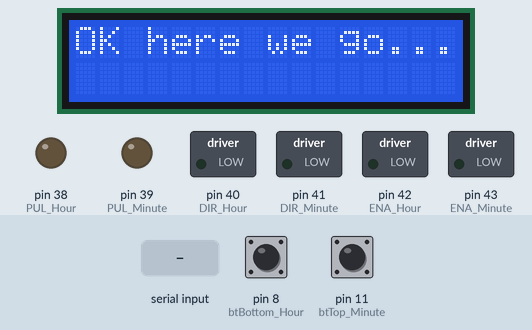
A sketch run on a simulated Arduino Mega 2560, built with avr-gcc and run on an emulated ATmega2560. Parts: 16×2 character LCD, switched loads named in the sketch (green lamp = pin HIGH), output pins drawn as LEDs (lit = HIGH). Inputs (shaded band) come from the test bench; at power-on: pin 8 (btBottom_Hour) HIGH, pin 11 (btTop_Minute) HIGH. What the sketch prints to the serial monitor is not drawn.

Above: at 1.7 s.
1.8 s: "90,45,200\n" received over Serial
At 4.7 s:
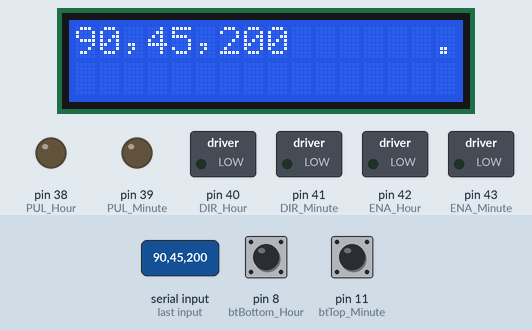
4.8 s: "30,150,10\n" received over Serial
7.8 s: pin 8 (btBottom_Hour) pulled LOW for 3.2 s
At 10.3 s:
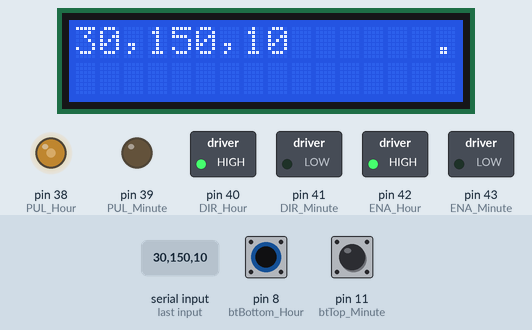
12.6 s: "0\n" received over Serial
At 14.7 s:
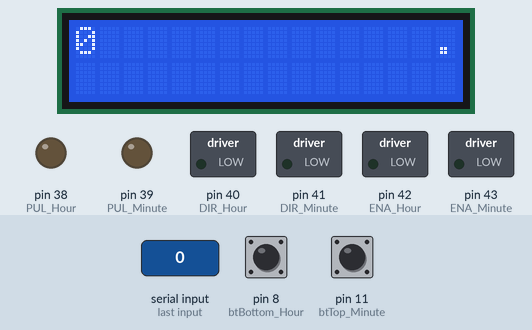
Timing chart, 0 to 16.2 s (numbered marks = the images above; inputs shaded):
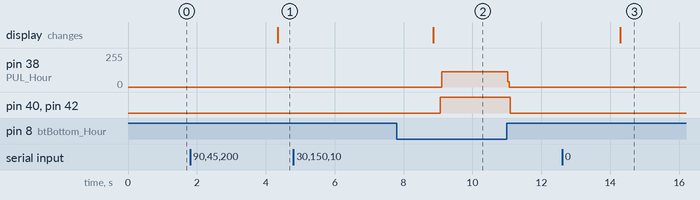

The sketch:

LegoClockSetup.ino
```cpp
/*
      Lego Clock
      Created 22/11/2018

      Last updated 15/12/2018
  */


#include <SoftwareSerial.h>
#include <LiquidCrystal_I2C.h>

SoftwareSerial esp8266Module(9,10); //RX,TX
String hourStr = "";
String minuteStr="";
String dateTimeVal = "";
String dateString = "";
int hourInt = 0;
int minuteInt=0;
int lastCheckCount =0;

LiquidCrystal_I2C lcd(0x3F, 2, 1, 0, 4, 5, 6, 7, 3, POSITIVE);  // Set the LCD I2C address, if it's not working try 0x27.


//Stepper Motor Control

//threshold buttons
const int btTop_Hour    = 9;
const int btBottom_Hour = 8;

const int btTop_Minute    = 11;
const int btBottom_Minute = 10;

int btStateTopHour = 0;
int btStateBottomHour = 0;

int btStateTopMinute = 0;
int btStateBottomMinute = 0;

//Stepper connections
const int PUL_Hour = 38; //define Pulse pin
const int DIR_Hour = 40; //define Direction pin
const int ENA_Hour = 42; //define Enable Pin

const int PUL_Minute = 39; //define Pulse pin
const int DIR_Minute = 41;//define Direction pin
const int ENA_Minute = 43;//define Enable Pin

void setup() {
  lcd.begin(16,2);   // iInit the LCD for 16 chars 2 lines
  lcd.backlight();   // Turn on the backligt (try lcd.noBaklight() to turn it off)
  Serial.begin(9600);
  Serial.println("starting..");
  esp8266Module.begin(57600);


  Serial.println("lego clock..");

  lcd.setCursor(0,0); //First line
  lcd.print("OK here we go...");
  delay(500);// lets the messag


  //Hour Stepper settings
   pinMode(PUL_Hour, OUTPUT);
   pinMode(DIR_Hour, OUTPUT);
   pinMode(ENA_Hour, OUTPUT);
   pinMode(btTop_Hour, INPUT);
   pinMode(btBottom_Hour, INPUT);
   digitalWrite(btTop_Hour, HIGH); //initialise the button to HIGH
   digitalWrite(btBottom_Hour, HIGH);//initialise the button to HIGH

  //Minute Stepper settings
   pinMode(PUL_Minute, OUTPUT);
   pinMode(DIR_Minute, OUTPUT);
   pinMode(ENA_Minute, OUTPUT);
   pinMode(btTop_Minute, INPUT);
   pinMode(btBottom_Minute, INPUT);
   digitalWrite(btTop_Minute, HIGH); //initialise the button to HIGH
   digitalWrite(btBottom_Minute, HIGH);//initialise the button to HIGH

}

void loop() {


  delay(500);


 // hourInt =0;
  Serial.println(".");
  if (Serial.available() > 0)
  {
      hourStr= Serial.readString();
      Serial.print("read:");
      if(hourStr.indexOf('\n') > 0)
         hourStr = minuteStr = hourStr.substring(0,hourStr.indexOf('\n'));

  }
      if(minuteInt != minuteStr.toInt())
        {
            minuteInt = minuteStr.toInt();
            setMinute();

            //implement minute here
        }

        if(hourInt != hourStr.toInt()) // hour has updated
        {
              lcd.setCursor(0,0); //First line
              lcd.print("               ");
              lcd.setCursor(0,0); //First line
              lcd.print(hourStr);

            hourInt = hourStr.toInt();
            setHour();


        }// end of hour test

    }


void setHour()
{
      Serial.print("\nSet Hour:");
      Serial.println(hourInt);
      if(hourInt >= 24 || hourInt < 0) // should never happen
            {
              reverseHourMotor(24);
              delay(1000);
            }
             else
             {
               if(hourInt == 0) //midnight
               {
                   reverseHourMotor(24); //move to bottom switch trigger
                   delay(100);
                   forwardHourMotor(1); // move to the first position
               }
               else
               {
                   if(hourInt < 13)
                   {
                         reverseHourMotor(24); // go to the bottom
                         delay(100);
                         float rotations = hourInt;
                         forwardHourMotor(rotations + 1); //position 1 will be midnight, postion 2 will be 1am etc
                         delay(1000);
                   }
                     else
                   {
                         forwardHourMotor(24); // go to the top
                         delay(100);
                         float rotations = 24-hourInt;
                         reverseHourMotor(rotations); //position 24 will be 11pm, postion 23 will be 10pm etc
                         delay(1000);
                   }
               }
             }// end of else
}


void setMinute()
{
   Serial.print("\nSet Minute:");
   Serial.println(minuteInt);
         if(minuteInt >= 60 || minuteInt < 0) // should never happen
            {
              reverseMinuteMotor(60);
              delay(1000);
            }
             else
             {
               if(minuteInt == 0) //60 minutes
               {
                   reverseMinuteMotor(60); //move to bottom switch trigger
                   delay(100);
                   forwardMinuteMotor(0.5); // move to the first position
               }
               else
               {
                   if(minuteInt < 30)
                   {
                         reverseMinuteMotor(60); // go to the bottom
                         delay(100);
                         float rotations = minuteInt;
                         forwardMinuteMotor(rotations + 1); //position 1 will be 60th minute, postion 2 will be 1 min etc
                         delay(1000);
                   }
                     else
                   {
                         forwardMinuteMotor(60); // go to the top
                         delay(100);
                         float rotations = 60-minuteInt;
                         reverseMinuteMotor(rotations); //position 60 will be 59 min, postion 59 will be 58 min etc
                         delay(1000);
                   }
               }
             }// end of else

}

void releaseHourMotor()
{
    delay(100);
    digitalWrite(DIR_Hour,LOW);
    digitalWrite(ENA_Hour,LOW);
    digitalWrite(PUL_Hour,LOW);
    delay(100);
}

void releaseMinuteMotor()
{
    delay(100);
    digitalWrite(DIR_Minute,LOW);
    digitalWrite(ENA_Minute,LOW);
    digitalWrite(PUL_Minute,LOW);
    delay(100);
}

void forwardMinuteMotor(float rotations)
{
       //for 59 min
      //int rotationSteps = 2495;
      int rotationSteps = 2700;
      Serial.println("forwarding");
       //6400 = 40mm travel
       //3200 = 20mm travel
       //2494 = 15mm travel (1 minute)

       long rotationCount = rotationSteps * rotations;

       btStateTopMinute = digitalRead(btTop_Minute);
       Serial.print("\nForward:\ntopState:");
       Serial.println(btStateTopMinute);
       Serial.print("\nrotations:");
       Serial.println(rotationCount);

       for (long i = 0; i<rotationCount; i++)    //Forward 5000 steps
       {
              if (btStateTopMinute == HIGH)//TOP switch triggered exit function
              {
                    Serial.print("TOP switch triggered exit function");
                    break;
              }

              digitalWrite(DIR_Minute, HIGH);
              digitalWrite(ENA_Minute, HIGH);
              digitalWrite(PUL_Minute, HIGH);
              delayMicroseconds(50);
              digitalWrite(PUL_Minute, LOW);
              delayMicroseconds(50);

              btStateTopMinute = digitalRead(btTop_Minute);
       }

       releaseMinuteMotor();
}

void reverseMinuteMotor(float rotations)
{
      Serial.println("reversing");
       //for 59 min
      int rotationSteps = 2700;

       //6400 = 40mm travel
       //3200 = 20mm travel
       //2494 = 15mm travel (1 minute)

       long rotationCount = rotationSteps * rotations;


       btStateBottomMinute = digitalRead(btBottom_Minute);
       Serial.print("\nReverse:\nbottomState:");
       Serial.println(btStateBottomMinute);
       Serial.print("\nrotations:");
       Serial.println(rotationCount);
       for (long i = 0; i < rotationCount; i++)   //Backward 5000 steps
       {
              if (btStateBottomMinute == HIGH) //BOTTOM switch triggered exit function
              {
                    Serial.print("BOTTOM switch triggered exit function");
                    break;
              }
              digitalWrite(DIR_Minute, LOW);
              digitalWrite(ENA_Minute, HIGH);
              digitalWrite(PUL_Minute, HIGH);
              delayMicroseconds(50);
              digitalWrite(PUL_Minute, LOW);
              delayMicroseconds(50);

              btStateBottomMinute = digitalRead(btBottom_Minute);
       }

      releaseMinuteMotor();
}

void forwardHourMotor(float rotations)
{
       long rotationCount = 6400 * rotations;
       Serial.println("forwarding...");
       delay(200);
       btStateTopHour = digitalRead(btTop_Hour);
       Serial.print("\nForward:\ntopState:");
       Serial.println(btStateTopHour);
       Serial.print("\nrotations:");
       Serial.println(rotationCount);

       for (long i = 0; i<rotationCount; i++)    //Forward 5000 steps
       {
              if (btStateTopHour == HIGH)//TOP switch triggered exit function
              {
                    Serial.print("TOP switch triggered exit function");
                    break;
              }

              digitalWrite(DIR_Hour, LOW);
              digitalWrite(ENA_Hour, HIGH);
              digitalWrite(PUL_Hour, HIGH);
              delayMicroseconds(50);
              digitalWrite(PUL_Hour, LOW);
              delayMicroseconds(50);

              btStateTopHour = digitalRead(btTop_Hour);
       }

       releaseHourMotor();
}


void reverseHourMotor(float rotations)
{
       long rotationCount = 6400 * rotations;
       Serial.println("reversing...");
       delay(200);
       btStateBottomHour = digitalRead(btBottom_Hour);
       Serial.print("\nReverse:\nbottomState:");
       Serial.println(btStateBottomHour);
       Serial.print("\nrotations:");
       Serial.println(rotationCount);
       for (long i = 0; i < rotationCount; i++)   //Backward 5000 steps
       {
              if (btStateBottomHour == HIGH) //BOTTOM switch triggered exit function
              {
                    Serial.print("BOTTOM switch triggered exit function");
                    break;
              }
              digitalWrite(DIR_Hour, HIGH);
              digitalWrite(ENA_Hour, HIGH);
              digitalWrite(PUL_Hour, HIGH);
              delayMicroseconds(50);
              digitalWrite(PUL_Hour, LOW);
              delayMicroseconds(50);

              btStateBottomHour = digitalRead(btBottom_Hour);
       }

      releaseHourMotor();
}
```

Measured:
- after the input at 1.8 s, the display: changes after 2.6 s (image 1)
- after the input at 4.8 s, every drawn part: stays the same
- after the input at 7.8 s, pin 38 (PUL_Hour): 0/255 → 114/255 after 1.3 s, → 0/255 1.9 s later; pin 40 (DIR_Hour), pin 42 (ENA_Hour): LOW → HIGH after 1.3 s, → LOW 2.0 s later
- after the input at 12.6 s, the display: changes after 1.7 s (image 3)
